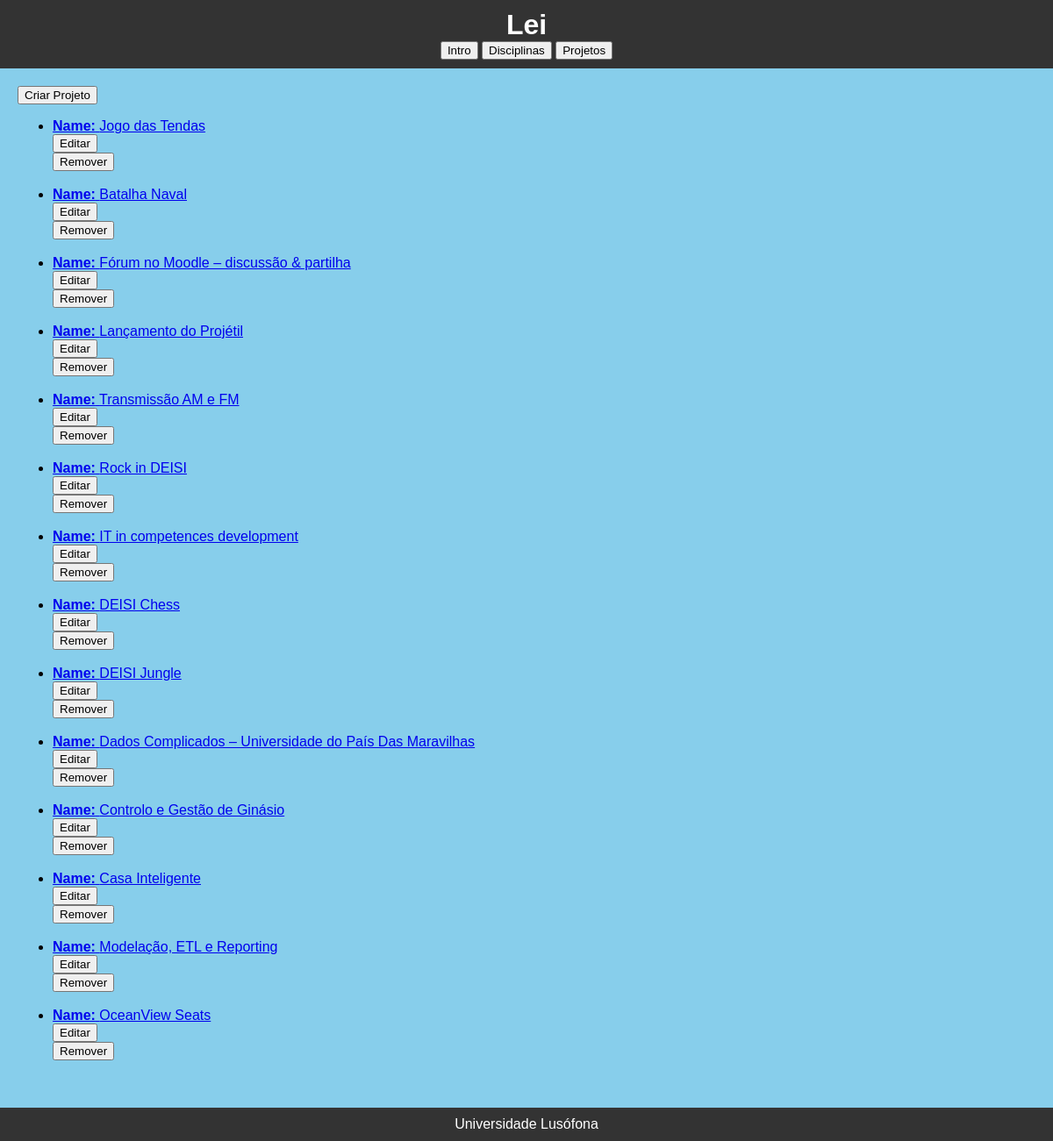
The app's page /curso/projetos/ with its own data.
### curso/models.py (models this page shows, shortened)
class projeto(models.Model):
    projeto = models.CharField(max_length=50)
    disciplina = models.CharField(max_length=50)
    ano = models.IntegerField()
    semestre = models.IntegerField()
    descricao = models.CharField(max_length=50)
    conceitos_aplicados = models.CharField(max_length=50)
    link_video = models.CharField(max_length=50)
    link_gitHub = models.CharField(max_length=50)

### curso/views.py (the view)
# urls.py: path('projetos/', views.projetos_view, name='projetos_view'),
def projetos_view(request):
    projetos = projeto.objects.all().order_by('ano')
    return render(request, 'curso/projetos.html', {'projetos': projetos})

### curso/templates/curso/projetos.html (shortened to what this page needs)
{% extends 'curso/layout.html' %}
{% block content %}
    <form action="{% url 'curso:criar_projeto' %}">
        <button type="submit" class="btn btn-primary">Criar Projeto</button>
    </form>
    <ul>
        {% for project in projetos %}
            <li>
                <a href="{% url 'curso:project_details' project.id %}">
                    <strong>Name:</strong> {{ project.projeto }}
                </a>
                <form action="{% url 'curso:editar_projeto' project.pk %}">
                    <button type="submit" class="btn btn-warning btn-sm">Editar</button>
                </form>
                <form action="{% url 'curso:remover_projeto' project.pk %}" method="post" class="d-inline">
                    <button type="submit" class="btn btn-danger btn-sm">Remover</button>
                </form>
            </li>
            <br>
        {% endfor %}
    </ul>
{% endblock %}

### curso/static/curso/estilo.css (style rules this page uses)
body { background: skyblue; margin: 0; padding: 0; display: flex; flex-direction: column; min-height: 100vh; font-family: Arial, sans-serif; }

### records on screen
projeto: projeto "Jogo das Tendas"
projeto: projeto "Batalha Naval"
projeto: projeto "Fórum no Moodle – discussão & partilha"
projeto: projeto "Lançamento do Projétil"
projeto: projeto "Transmissão AM e FM"
projeto: projeto "Rock in DEISI"
projeto: projeto "IT in competences development"
projeto: projeto "DEISI Chess"
projeto: projeto "DEISI Jungle"
projeto: projeto "Dados Complicados – Universidade do País Das Maravilhas"
projeto: projeto "Controlo e Gestão de Ginásio"
projeto: projeto "Casa Inteligente"
projeto: projeto "Modelação, ETL e Reporting"
projeto: projeto "OceanView Seats"
